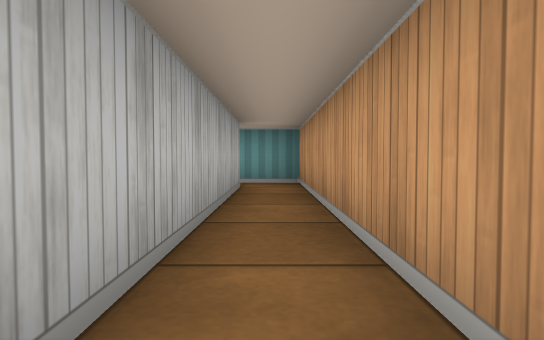
View 1 (above)

15 first-person views from a walk through a cub3D maze. The camera is about half as high as the walls, tilts 2° down and sees 75° across. The floor is counted in squares. Each view is taken from the middle of a square. On the plan, view 1 faces up. The plan holds only what a view shows up to about 9 squares ahead; the rest is blank.

View 2
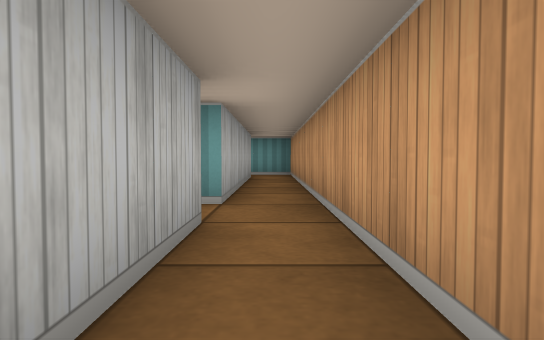

View 3
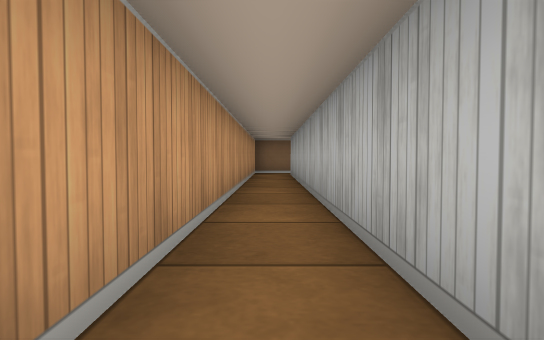

View 4
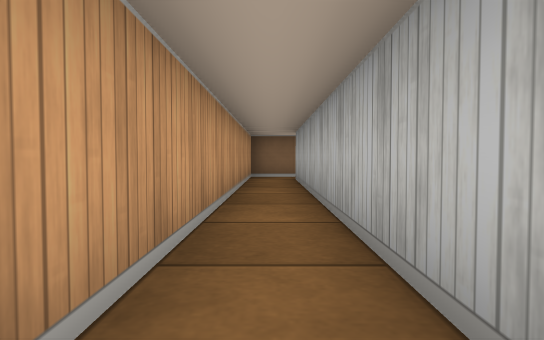

View 5
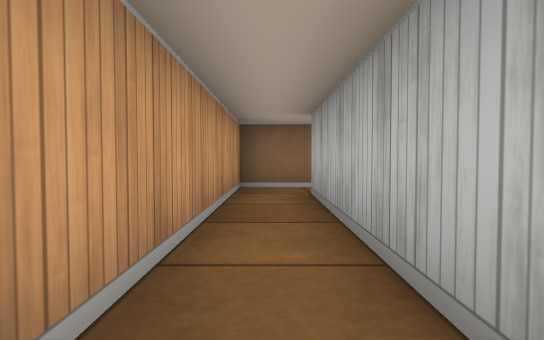

View 6
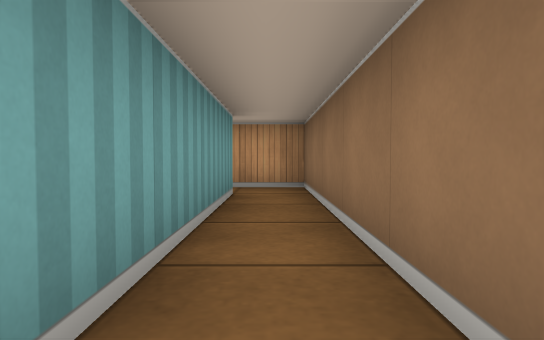

View 7
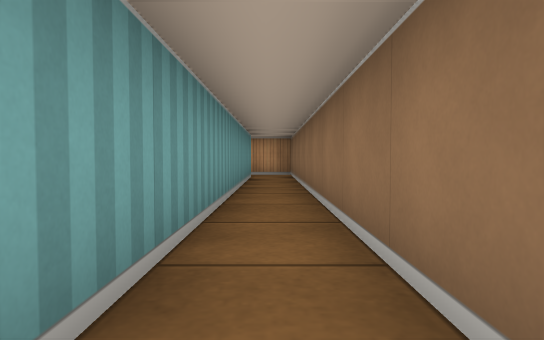

View 8
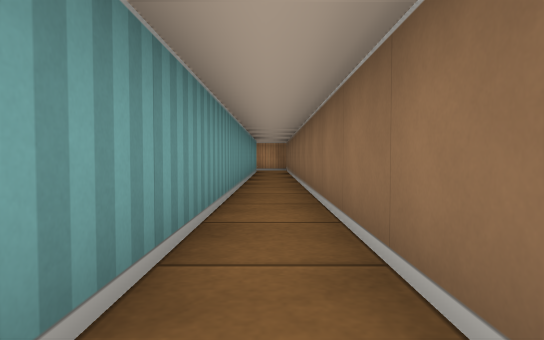

View 9
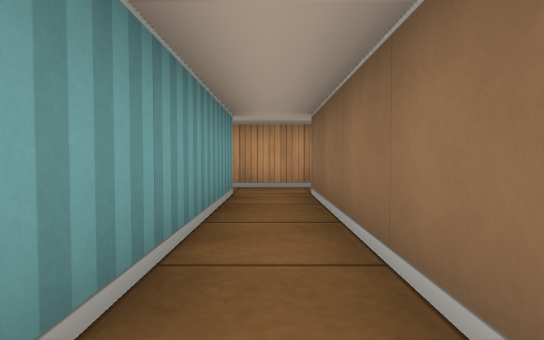

View 10
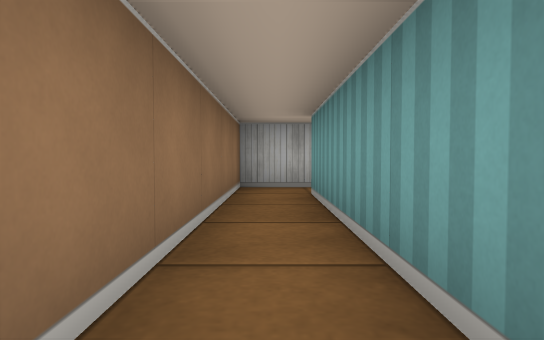

View 11
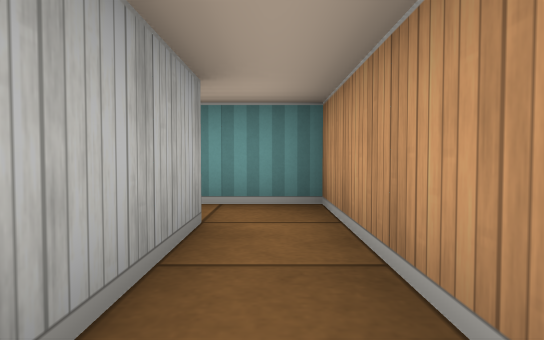

View 12
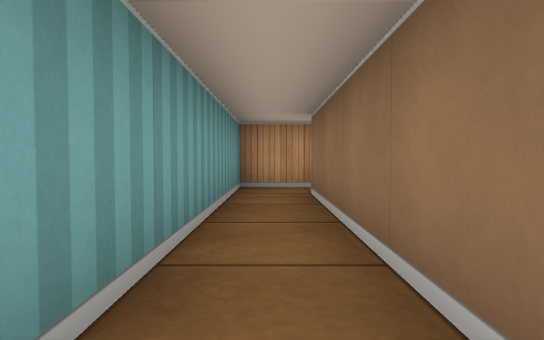

View 13
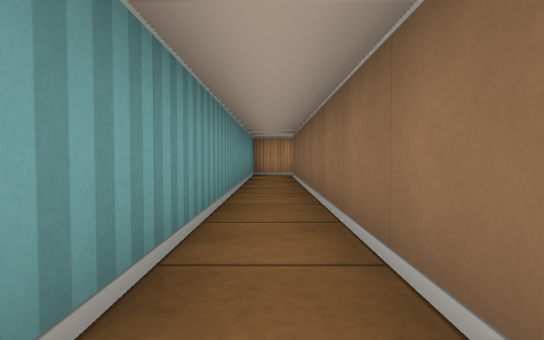

View 14
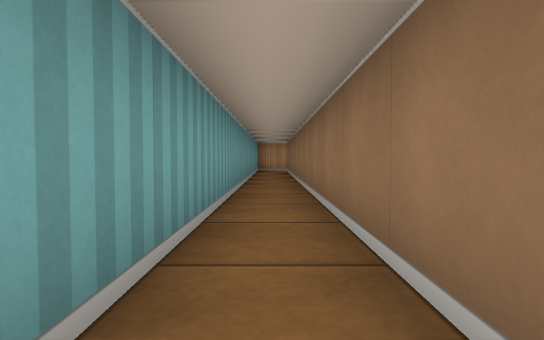

View 15
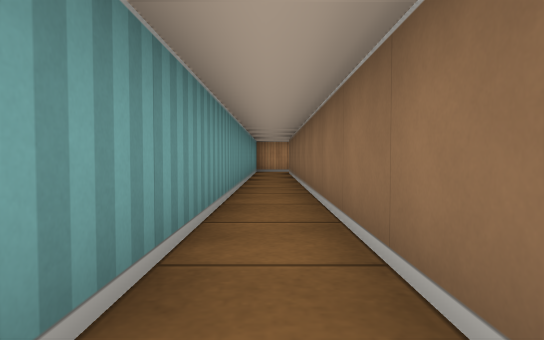

### Floor plan
Points are (right, up) in squares from view 1. A wall is a line through its corners. A room is listed if a view was taken in it or the views show most of it. See-through windows are left out.
Room 1 (views 1, 3, 9, 10, 11)
walls: (0.5, -0.5) (0.5, 5.5); (-6.5, 0.6) (-6.5, -0.5) (-0.5, -0.5); (-0.5, 5.5) (-0.5, 0.5) (-5.5, 0.5)
ways out: opening at (0, -1) to room 2; opening at (0, 5) to room 3; opening at (-6, 1)
Room 2 (views 2, 4, 5, 6, 7, 8)
walls: (-11.4, -10.5) (0.5, -10.5) (0.5, -0.5); (-0.5, -0.5) (-0.5, -9.5) (-11.4, -9.5)
ways out: opening at (0, -1) to room 1
Room 3 (views 12, 13, 14, 15)
walls: (-11.4, 5.5) (-0.5, 5.5); (0.5, 5.5) (0.5, 6.5) (-11.4, 6.5)
ways out: opening at (0, 5) to room 1

Positions as (right, up) in squares from view 1, and headings:
1: (0, 0), facing up
2: (0, -3), facing up
3: (0, 0), facing down
4: (0, -2), facing down
5: (0, -5), facing down
6: (-5, -10), facing right
7: (-9, -10), facing right
8: (-12, -10), facing right
9: (-5, 0), facing right
10: (-1, 0), facing left
11: (0, 3), facing up
12: (-5, 6), facing right
13: (-9, 6), facing right
14: (-12, 6), facing right
15: (-11, 6), facing right
